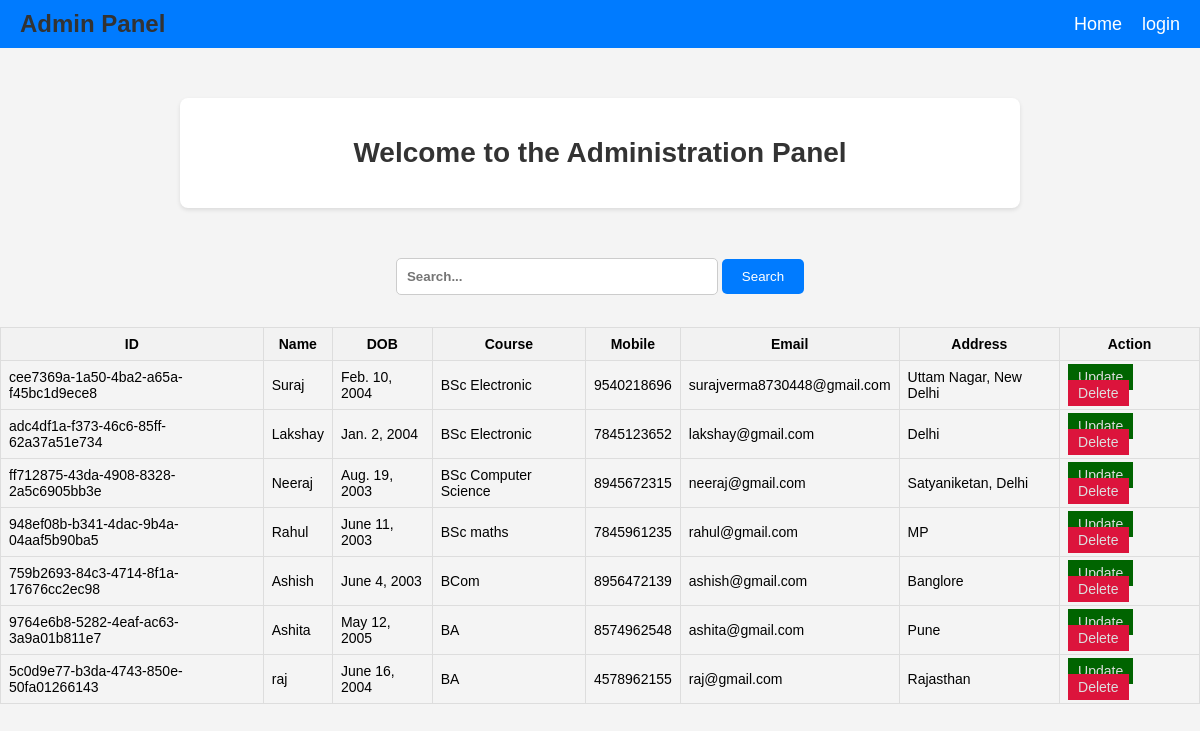
/home/, run on the app's committed database.
### student/models.py (models this page shows, shortened)
class Student(models.Model):
    name = models.CharField(max_length=50)
    dob = models.DateField(null=True, blank=True)
    course = models.CharField(max_length=100, null=True, blank=True)
    mobile = models.CharField(max_length=10, null=True, blank=True)
    email = models.EmailField(max_length=100, null=True, blank=True)
    address = models.CharField(max_length=100, null=True, blank=True)
    id = models.UUIDField(default=uuid.uuid4, unique=True, primary_key=True, editable=False)

### student/views.py (the view)
# urls.py: path('home/', homePage, name="home"),
def homePage(request):
    student = Student.objects.all()
    if request.GET.get('search'):
        search = request.GET.get('search')
        student = student.filter(name__icontains = search) | student.filter(course__icontains = search) | student.filter(mobile__icontains = search)
    data = {
        'students': student
    }
    return render(request, 'home-page.html', data)

### templates/home-page.html (shortened to what this page needs)
{% load static %}
<!DOCTYPE html>
<html lang="en">
<head>
    <link rel="stylesheet" href="{% static 'css/main.css' %}">
</head>
<body style="font-family: Verdana, Geneva, Tahoma, sans-serif;font-size: 14px;">
    {% include 'navbar.html' %}
    <div class="container">
        <h1>Welcome to the Administration Panel</h1>
    </div>
    <form method="GET" style="text-align: center;">
        <input type="text" name="search" placeholder="Search..." style="font-weight:bold;padding: 10px; width: 300px; border: 1px solid #ccc; border-radius: 5px;">
        <input type="submit" value="Search" style="padding: 10px 20px; background-color: #007bff; color: #fff; border: none; border-radius: 5px; cursor: pointer;">
    </form>
    <br><br>
    <table style="width: 100%; border-collapse: collapse; border: 1px solid #ddd;">
        <thead>
            <tr style="background-color: #f2f2f2;">
                <th style="padding: 8px; border: 1px solid #ddd;">ID</th>
                <th style="padding: 8px; border: 1px solid #ddd;">Name</th>
                <th style="padding: 8px; border: 1px solid #ddd;">DOB</th>
                <th style="padding: 8px; border: 1px solid #ddd;">Course</th>
                <th style="padding: 8px; border: 1px solid #ddd;">Mobile</th>
                <th style="padding: 8px; border: 1px solid #ddd;">Email</th>
                <th style="padding: 8px; border: 1px solid #ddd;">Address</th>
                <th style="padding: 8px; border: 1px solid #ddd;">Action</th>
            </tr>
        </thead>
        <tbody>
            {% for student in students %}
            <tr>
                <td style="padding: 8px; border: 1px solid #ddd;">{{student.id}}</td>
                <td style="padding: 8px; border: 1px solid #ddd;">{{student.name}}</td>
                <td style="padding: 8px; border: 1px solid #ddd;">{{student.dob}}</td>
                <td style="padding: 8px; border: 1px solid #ddd;">{{student.course}}</td>
                <td style="padding: 8px; border: 1px solid #ddd;">{{student.mobile}}</td>
                <td style="padding: 8px; border: 1px solid #ddd;">{{student.email}}</td>
                <td style="padding: 8px; border: 1px solid #ddd;">{{student.address}}</td>
                <td style="padding: 8px; border: 1px solid #ddd;">
                    <a href="{% url 'updateStudent' student.id %}" style="padding: 5px 10px;background-color:darkgreen;cursor: pointer;text-decoration: none;color:#ddd">Update</a>
                    <a href="{% url 'delete' student.id %}" style="padding: 5px 10px;background-color:crimson;cursor: pointer;text-decoration: none;color:#ddd">Delete</a>
                </td>
            </tr>
            {% endfor %}
        </tbody>
    </table>
</body>
</html>

### templates/navbar.html (shortened to what this page needs)
<nav style="background-color: #007bff; color: #fff;font-family: Verdana, Geneva, Tahoma, sans-serif;">
    <div style="max-width: 1200px; margin: 0 auto; padding: 10px 20px; display: flex; justify-content: space-between; align-items: center;">
        <a href="{% url 'main' %}" style="text-decoration: none;"><h1 style="margin: 0; font-size: 24px;">Admin Panel</h1></a>
        <ul style="list-style: none; padding: 0; margin: 0; display: flex;">
            <li style="margin-left: 20px;"><a href="{% url 'home' %}" style="color: #fff; text-decoration: none; font-size: 18px;">Home</a></li>
            {% if request.user.is_authenticated %}
            <li style="margin-left: 20px;"><a href="{% url 'addStudent' %}" style="color: #fff; text-decoration: none; font-size: 18px;">Add Student</a></li>
            <li style="margin-left: 20px;"><a href="{% url 'logout' %}" style="color: #fff; text-decoration: none; font-size: 18px;">Logout</a></li>
            {% else %}
            <li style="margin-left: 20px;"><a href="{% url 'login' %}" style="color: #fff; text-decoration: none; font-size: 18px;">login</a></li>
            {% endif %}
        </ul>
    </div>
</nav>

### static/css/main.css (style rules this page uses)
body { font-family: Arial, sans-serif; margin: 0; padding: 0; background-color: #f4f4f4; }
.container { max-width: 800px; margin: 50px auto; padding: 20px; background-color: #fff; border-radius: 8px; box-shadow: 0 2px 4px rgba(0, 0, 0, 0.1); }
h1 { text-align: center; color: #333; }

### data on the page
Student: id "cee7369a-1a50-4ba2-a65a-f45bc1d9ece8", name "Suraj", dob "Feb. 10, 2004", course "BSc Electronic", mobile "9540218696", email "surajverma8730448@gmail.com", address "Uttam Nagar, New Delhi"
Student: id "adc4df1a-f373-46c6-85ff-62a37a51e734", name "Lakshay", dob "Jan. 2, 2004", course "BSc Electronic", mobile "7845123652", email "lakshay@gmail.com", address "Delhi"
Student: id "ff712875-43da-4908-8328-2a5c6905bb3e", name "Neeraj", dob "Aug. 19, 2003", course "BSc Computer Science", mobile "8945672315", email "neeraj@gmail.com", address "Satyaniketan, Delhi"
Student: id "948ef08b-b341-4dac-9b4a-04aaf5b90ba5", name "Rahul", dob "June 11, 2003", course "BSc maths", mobile "7845961235", email "rahul@gmail.com", address "MP"
Student: id "759b2693-84c3-4714-8f1a-17676cc2ec98", name "Ashish", dob "June 4, 2003", course "BCom", mobile "8956472139", email "ashish@gmail.com", address "Banglore"
Student: id "9764e6b8-5282-4eaf-ac63-3a9a01b811e7", name "Ashita", dob "May 12, 2005", course "BA", mobile "8574962548", email "ashita@gmail.com", address "Pune"
Student: id "5c0d9e77-b3da-4743-850e-50fa01266143", name "raj", dob "June 16, 2004", course "BA", mobile "4578962155", email "raj@gmail.com", address "Rajasthan"
